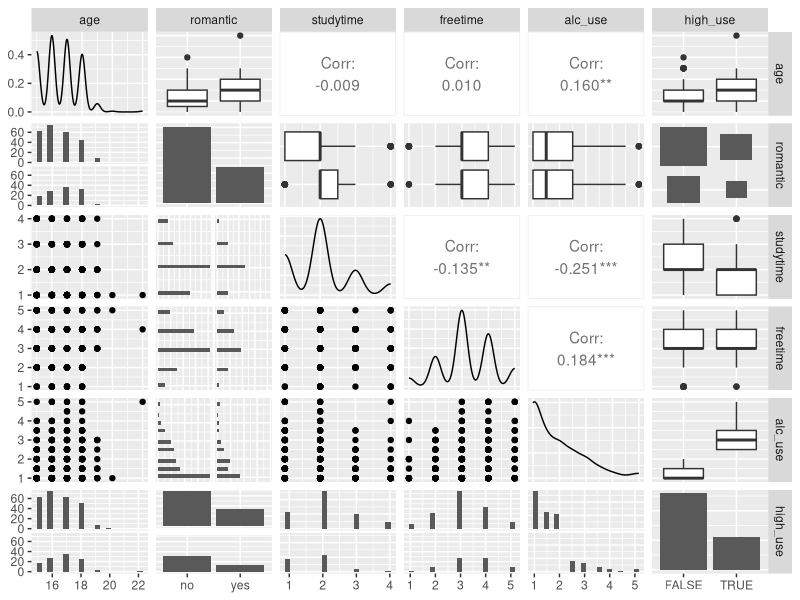
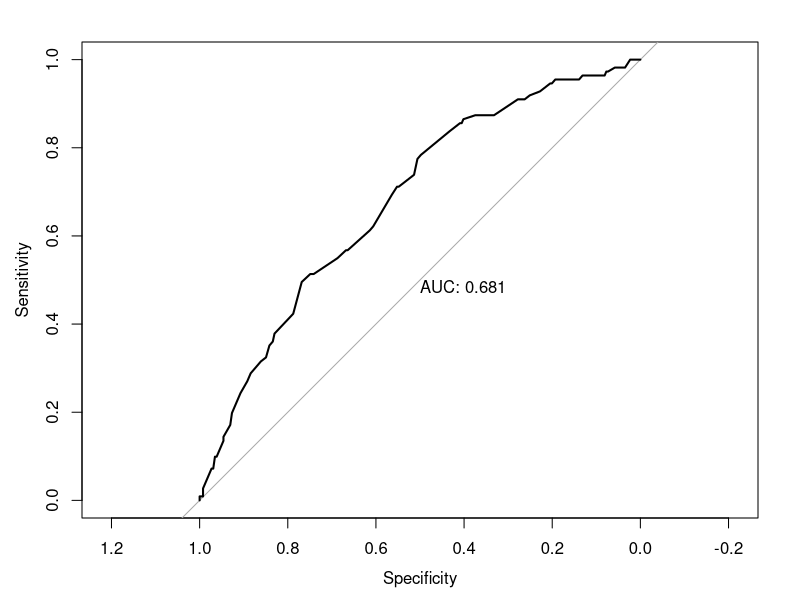
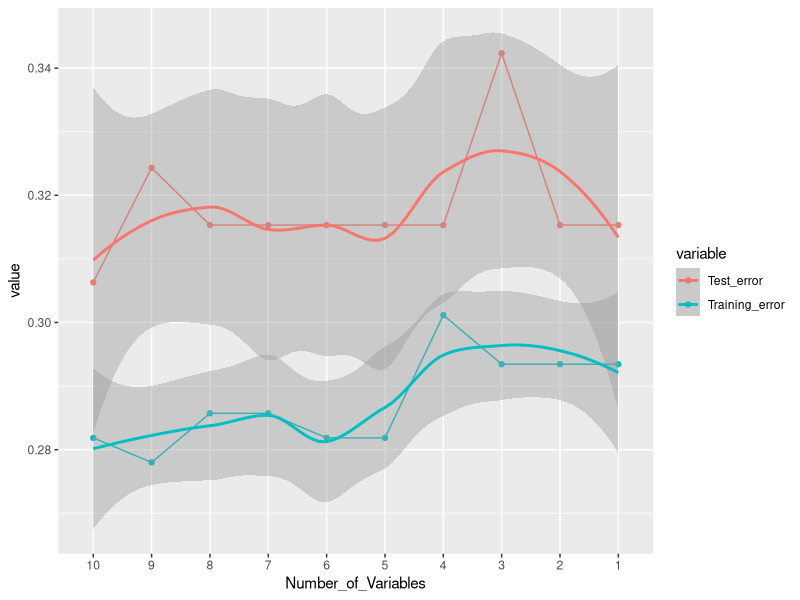

Reproduce these figures in R, in order.
## ---- chunk 1
knitr::opts_chunk$set(echo = TRUE)
## ---- chunk 2
library(tidyverse)

# Read data table to R - environment
wrangled_student_mat_por <- as.data.frame(read_csv("Data/wrangled_student_mat_por.csv"))
colnames(wrangled_student_mat_por)
## ---- chunk 3
library(ggplot2)
library(GGally)

# Summary table
int_variables<-c("age","romantic","studytime","freetime","alc_use","high_use")
summary(wrangled_student_mat_por[int_variables])

# Unique values for romantic column
unique(wrangled_student_mat_por$romantic)

# Group by romantic before summarise
wrangled_student_mat_por %>% group_by(romantic) %>% summarise(count = n())

# Scatterplot
p <- ggpairs(wrangled_student_mat_por[int_variables], mapping = aes(), lower =list(combo = wrap("facethist", bins = 20))) 
p
## ---- chunk 4
m <- glm(high_use ~ freetime + studytime + age + factor(romantic), data = wrangled_student_mat_por, family = "binomial")

# Summary
summary(m)

# compute odds ratios (OR)
OR <- coef(m) %>% exp

# compute confidence intervals (CI)
CI <- confint(m) %>% exp

# print out the odds ratios with their confidence intervals
cbind(OR, CI)

## ---- chunk 5
library(caret)
# Let's select only freetime, studytime and age for the next model
m <- glm(high_use ~ freetime + studytime + age, data = wrangled_student_mat_por, family = "binomial")

# Summary
summary(m)

# Making predictions on the train set.
# Probability
wrangled_student_mat_por <- mutate(wrangled_student_mat_por, probability = predict(m, type = "response"))
# Prediction
wrangled_student_mat_por <- mutate(wrangled_student_mat_por, prediction = probability > 0.5)
# 2x2 cross tabulation of predictions versus the actual values
table(high_use = wrangled_student_mat_por$high_use, prediction = wrangled_student_mat_por$prediction)

# Making predictions on the test set.
test_pred<- ifelse(predict(m, newdata = wrangled_student_mat_por, type = "response") > 0.5, "TRUE", "FALSE")
# 2x2 cross tabulation of predictions versus the actual values
table(high_use = wrangled_student_mat_por$high_use, prediction = test_pred)

# We can study our model goodness more by looking ConfusionMatrix of the results
confusionMatrix(table(high_use = wrangled_student_mat_por$high_use, prediction = test_pred))

# Prediction plot
# access dplyr and ggplot2
library(dplyr); library(ggplot2)

# initialize a plot of 'high_use' versus 'probability' in 'wrangled_student_mat_por'
# define the geom as points and draw the plot
g <- ggplot(wrangled_student_mat_por, aes(x = high_use, y =as.numeric(probability))) +
    geom_point(aes(y = as.numeric(probability)), alpha = 0.2)

# ROC curve
library('pROC')
test_prob <- predict(m, newdata = wrangled_student_mat_por, type = "response")
test_roc <- roc(wrangled_student_mat_por$high_use ~ test_prob, plot = TRUE, print.auc = TRUE)
test_roc
# Define a loss function (mean prediction error)
calc_class_err <- function(actual, predicted) {
  mean(actual != predicted)
}

# call loss_func to compute the average number of wrong predictions in the (training) data
calc_class_err(actual = wrangled_student_mat_por$high_use, predicted = wrangled_student_mat_por$prediction)

# call loss_func to compute the average number of wrong predictions in the (test) data
# Error rate should be near each other with training and testing data
calc_class_err(actual = wrangled_student_mat_por$high_use, predicted = test_pred)

## ---- chunk 6
library(caret)

#specify the cross-validation method
ctrl <- trainControl(method = "cv", number = 10)

#fit a regression model and use k-fold CV to evaluate performance
model <- train(factor(high_use) ~ freetime + studytime + age, data = wrangled_student_mat_por, family = "binomial", method = "glm", trControl = ctrl)
model

# Show also summary of model
summary(model)

#View final model parameters
model$finalModel

## ---- chunk 7
# select only columns under interest
wrangled_student_mat_por_sub <- wrangled_student_mat_por[,colnames(wrangled_student_mat_por) %in% c("famsize","Medu","Fedu","traveltime","famrel","sex","health","freetime","studytime","age","high_use")]

# Divide data to test and training sets by using 70 % of the data for the training set
dat <- list()
dat[['index']] <- sample(nrow(wrangled_student_mat_por_sub), size = nrow(wrangled_student_mat_por_sub) * 0.7)
dat[['training']] <- wrangled_student_mat_por_sub[dat$index, ]
dat[['test']] <- wrangled_student_mat_por_sub[-dat$index,]

# Empty lists
count_of_variables <- test_mses <- training_mses <- list()
# For loop to test different counts of variables
for (i in 1:(ncol(wrangled_student_mat_por_sub)- 1)) {
    
    # Build new model every iteration containing one variable less    
    train_mod <-glm(high_use~., data = dat$training[,i:ncol(dat$training)])
    
    # Predict values for training data
    y_hat_training <- predict(train_mod, type = "response")
    train_predict = y_hat_training > 0.5
    # Collect training error
    training_mses[[i]] <- calc_class_err(actual = dat$training$high_use, predicted = train_predict)
    
    # Predict values for testing data
    y_hat_test <- predict(train_mod, newdata = dat$test)
    test_predict = y_hat_test > 0.5
    test_mses[[i]] <- calc_class_err(actual = dat$test$high_use, predicted = test_predict)
    
    count_of_variables[[i]] <- length(train_mod$coefficients) - 1
}

# Build dataframe from results to be used in ggplot
df<-data.frame(Number_of_Variables=unlist(count_of_variables), Test_error=unlist(test_mses),
                Training_error=unlist(training_mses))
# Build plot
library("reshape2")
df_long<-melt(df, id="Number_of_Variables",)
df_long$Number_of_Variables<-factor(df_long$Number_of_Variables, levels=df$Number_of_Variables)
a<-ggplot(df_long, aes(x = Number_of_Variables,y=value, color=variable, group=variable)) +
    geom_point() +
    geom_line() +
    geom_smooth() +
    scale_x_discrete(limits = rev(levels(df$Number_of_Variables)))
a

